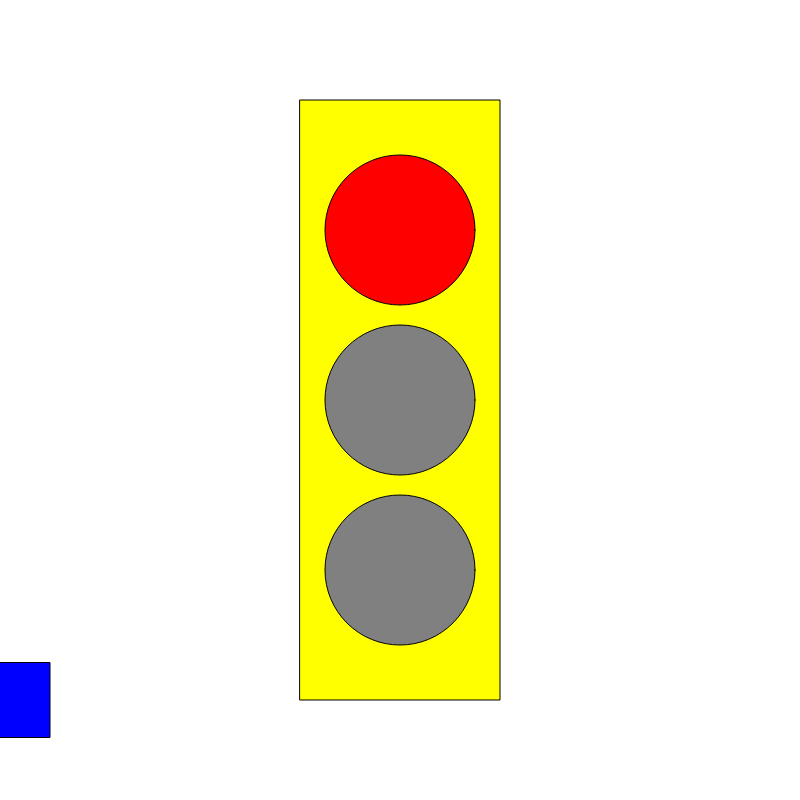
Frame 1 (no input)
Frame 60 (no input): identical to frame 1, image omitted
Frame 120 (the mouse pressed at the canvas centre since frame 60): identical to frame 1, image omitted

The p5.js sketch that drew this single still picture (run headless with seeded random() and noise() and a simulated clock; from frame 60 on, the mouse is pressed at the canvas centre):

// p5.js sketch
// ── sketch.js
let state = 0;
let timer = 0;
let x = 0;
let vel = 0;

function setup() {
  createCanvas(800, 800);
  rectMode(CENTER);
}

function draw() {
  background("white");
  fill("yellow");
  rect(width / 2, height / 2, 200, 600);

  timer++;
  if (timer > 3 * 60) {
    timer = 0;
    state = (state + 1) % 3;
  }



//car code
fill("blue");
rect(x, height - 100, 100, 75);
x = x + vel;
if (x > width) {
  x = 0;
}


switch (state) {

  case 0: //red light
    fill('red');
    ellipse(width / 2, height / 2 - 170, 150, 150);
    fill('grey');
    ellipse(width / 2, height / 2, 150, 150);

    ellipse(width / 2, height / 2 + 170, 150, 150);


    vel=0;
    break;

  case 1: //green light
    fill('grey');
    ellipse(width / 2, height / 2 - 170, 150, 150);
    ellipse(width / 2, height / 2, 150, 150);
    fill('green');
    ellipse(width / 2, height / 2 + 170, 150, 150);
    vel=3;
    break;

  case 2: //yellow light
    fill('grey');
    ellipse(width / 2, height / 2 - 170, 150, 150);
    fill('yellow');
    ellipse(width / 2, height / 2, 150, 150);
    fill('grey');
    ellipse(width / 2, height / 2 + 170, 150, 150);
    vel=25;
    break;
}
}
